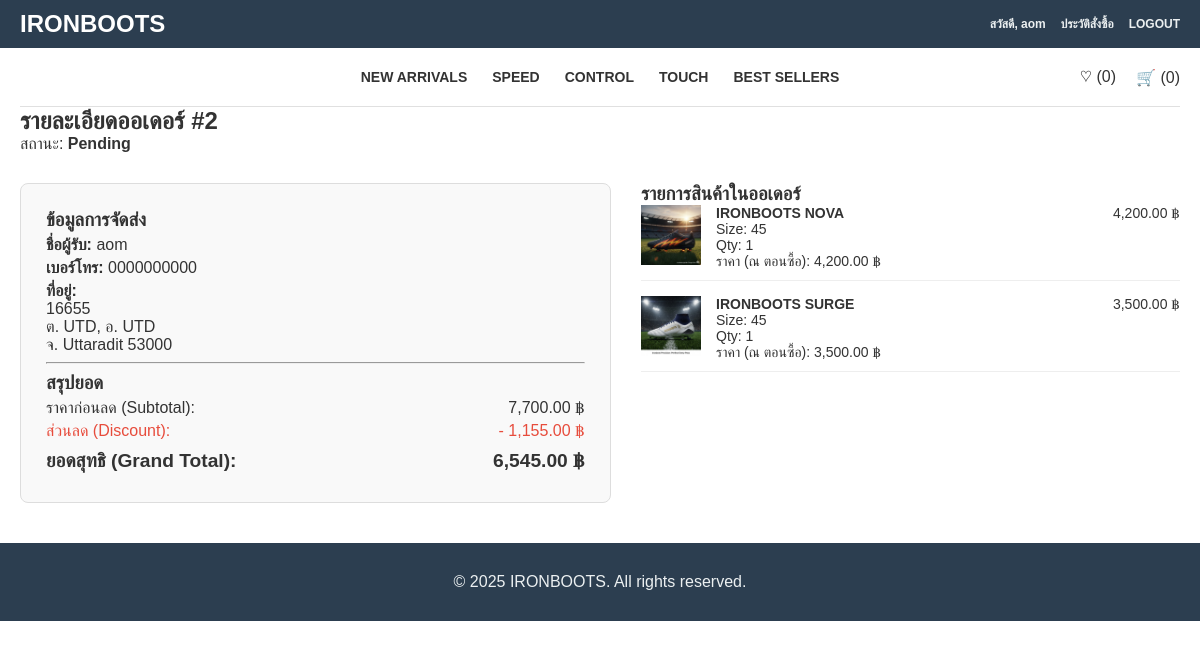
/order_detail.php?id=2 (signed in), run on the app's committed database.
### tables this page shows
CREATE TABLE `orders` (
  `id` int(11) NOT NULL,
  `user_id` int(11) NOT NULL,
  `total_price` decimal(10,2) NOT NULL,
  `payment_method` varchar(50) NOT NULL DEFAULT 'Cash on Delivery',
  `order_status` enum('pending','processing','shipped','completed','cancelled') NOT NULL DEFAULT 'pending',
  `customer_name` varchar(255) NOT NULL,
  `shipping_address` text NOT NULL,
  `phone_number` varchar(20) DEFAULT NULL,
  `created_at` timestamp NOT NULL DEFAULT current_timestamp()
);

CREATE TABLE `order_items` (
  `id` int(11) NOT NULL,
  `order_id` int(11) NOT NULL,
  `product_id` int(11) NOT NULL,
  `quantity` int(11) NOT NULL,
  `price` decimal(10,2) NOT NULL,
  `size` varchar(10) DEFAULT NULL
);

CREATE TABLE `products` (
  `id` int(11) NOT NULL,
  `name` varchar(255) NOT NULL,
  `description` text DEFAULT NULL,
  `price` decimal(10,2) NOT NULL,
  `category` varchar(100) NOT NULL,
  `brand` varchar(100) DEFAULT NULL,
  `image_url` varchar(255) DEFAULT NULL
);

### order_detail.php (the view, shortened to what this page needs)
<?php
require_once 'header.php';
require_once 'connectdb.php';
$user_id = $_SESSION['user_id'];
$order_id = $_GET['id'];
$sql_order = "SELECT * FROM orders WHERE id = ? AND user_id = ?";
$stmt_order = $conn->prepare($sql_order);
$stmt_order->bind_param("ii", $order_id, $user_id);
$stmt_order->execute();
$result_order = $stmt_order->get_result();
$order = $result_order->fetch_assoc();
$sql_items = "SELECT oi.*, p.name, p.image_url
              FROM order_items oi
              JOIN products p ON oi.product_id = p.id
              WHERE oi.order_id = ?";
$stmt_items = $conn->prepare($sql_items);
$stmt_items->bind_param("i", $order_id);
$stmt_items->execute();
$result_items = $stmt_items->get_result();
?>
<main class="container">
    <h2>รายละเอียดออเดอร์ #<?php echo $order_id; ?></h2>
    <p>สถานะ: <b><?php echo ucfirst($order['order_status']); ?></b></p>
    <div class="order-detail-container">
        <div class="order-info">
            <h3>ข้อมูลการจัดส่ง</h3>
            <p><b>ชื่อผู้รับ:</b> <?php echo htmlspecialchars($order['customer_name']); ?></p>
            <p><b>เบอร์โทร:</b> <?php echo htmlspecialchars($order['phone_number']); ?></p>
            <p><b>ที่อยู่:</b><br><?php echo nl2br(htmlspecialchars($order['shipping_address'])); ?></p>
            <hr>
            <h3>สรุปยอด</h3>
            <?php
            $stmt_items->execute();
            $result_items_for_total = $stmt_items->get_result();
            $calculated_subtotal = 0;
            while ($item_total = $result_items_for_total->fetch_assoc()) {
                $calculated_subtotal += $item_total['price'] * $item_total['quantity'];
            }
            $calculated_discount = $calculated_subtotal - $order['total_price'];
            ?>
            <div class="order-summary">
                <div class="summary-line">
                    <span>ราคาก่อนลด (Subtotal):</span>
                    <span><?php echo number_format($calculated_subtotal, 2); ?> ฿</span>
                </div>
                <div class="summary-line discount">
                    <span>ส่วนลด (Discount):</span>
                    <span>- <?php echo number_format($calculated_discount, 2); ?> ฿</span>
                </div>
                <div class="summary-line total">
                    <span>ยอดสุทธิ (Grand Total):</span>
                    <span><?php echo number_format($order['total_price'], 2); ?> ฿</span>
                </div>
            </div>
        </div>
        <div class="order-items-list">
            <h3>รายการสินค้าในออเดอร์</h3>
            <?php while ($item = $result_items->fetch_assoc()): ?>
            <div class="summary-item">
                <img src="<?php echo htmlspecialchars($item['image_url']); ?>" alt="">
                <div class="summary-item-info">
                    <p><b><?php echo htmlspecialchars($item['name']); ?></b></p>
                    <p>Size: <?php echo htmlspecialchars($item['size']); ?></p>
                    <p>Qty: <?php echo $item['quantity']; ?></p>
                    <p>ราคา (ณ ตอนซื้อ): <?php echo number_format($item['price'], 2); ?> ฿</p>
                </div>
                <span><?php echo number_format($item['price'] * $item['quantity'], 2); ?> ฿</span>
            </div>
            <?php endwhile; ?>
        </div>
    </div>
</main>
<?php
require_once 'footer.php';
?>

### style.css (style rules this page uses)
html { scroll-behavior: smooth; scroll-padding-top: 20px; }
body, h1, h2, h3, p, ul { margin: 0; padding: 0; }
body { font-family: Arial, sans-serif; background-color: #ffffff; color: #333; }
.container { max-width: 1200px; margin: 0 auto; padding: 0 20px; }

### order_detail.php (style rules this page uses)
.order-detail-container { display: flex; flex-wrap: wrap; gap: 30px; margin-top: 30px; }
.order-info, .order-items-list { flex: 1; min-width: 320px; }
.order-info { background: #f9f9f9; padding: 25px; border: 1px solid #ddd; border-radius: 8px; }
.order-info h3 { margin-top: 0; }
.order-info p { margin: 5px 0; }
.order-items-list h3 { margin-top: 0; }
.summary-item { display: flex; gap: 15px; margin-bottom: 15px; font-size: 14px; border-bottom: 1px solid #eee; padding-bottom: 10px; }
.summary-item img { width: 60px; height: 60px; object-fit: cover; }
.summary-item-info { flex: 1; }
.summary-item-info p { margin: 0; }
.order-info .summary-line { display: flex; justify-content: space-between; margin: 5px 0; font-size: 16px; }
.order-info .summary-line.discount { color: #e74c3c; }
.order-info .summary-line.total { font-size: 1.2em; font-weight: bold; margin-top: 10px; color: #333; }

### data on the page
orders: order_status "Pending", customer_name "aom", phone_number "0000000000", shipping_address "16655 ต. UTD, อ. UTD จ. Uttaradit 53000", total_price "1,155.00", total_price "6,545.00"
order_items: product.image_url (picture), product.name "IRONBOOTS NOVA", size "45", quantity "1", price "4,200.00", $item['price'] * $item['quantity'] "4,200.00"
order_items: product.image_url (picture), product.name "IRONBOOTS SURGE", size "45", quantity "1", price "3,500.00", $item['price'] * $item['quantity'] "3,500.00"

### other printed values
$_SESSION['username'] "aom"
$order_id "2"
$calculated_subtotal "7,700.00"
